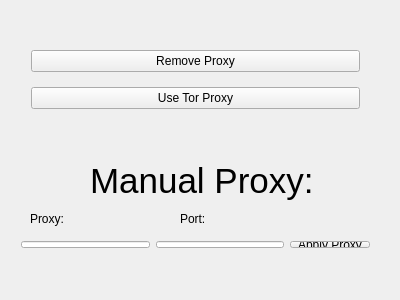
<?xml version="1.0" encoding="UTF-8"?>
<ui version="4.0">
 <class>ProxyView</class>
 <widget class="QWidget" name="ProxyView">
  <property name="geometry">
   <rect>
    <x>0</x>
    <y>0</y>
    <width>400</width>
    <height>300</height>
   </rect>
  </property>
  <property name="windowTitle">
   <string>ProxyView</string>
  </property>
  <widget class="QLabel" name="label">
   <property name="geometry">
    <rect>
     <x>90</x>
     <y>160</y>
     <width>261</width>
     <height>41</height>
    </rect>
   </property>
   <property name="font">
    <font>
     <pointsize>26</pointsize>
    </font>
   </property>
   <property name="text">
    <string>Manual Proxy:</string>
   </property>
  </widget>
  <widget class="QLabel" name="label_2">
   <property name="geometry">
    <rect>
     <x>30</x>
     <y>210</y>
     <width>67</width>
     <height>17</height>
    </rect>
   </property>
   <property name="text">
    <string>Proxy:</string>
   </property>
  </widget>
  <widget class="QLabel" name="label_3">
   <property name="geometry">
    <rect>
     <x>180</x>
     <y>210</y>
     <width>67</width>
     <height>17</height>
    </rect>
   </property>
   <property name="text">
    <string>Port:</string>
   </property>
  </widget>
  <widget class="QWidget" name="">
   <property name="geometry">
    <rect>
     <x>20</x>
     <y>30</y>
     <width>351</width>
     <height>101</height>
    </rect>
   </property>
   <layout class="QVBoxLayout" name="verticalLayout">
    <item>
     <widget class="QPushButton" name="removeProxyButton">
      <property name="text">
       <string>Remove Proxy</string>
      </property>
     </widget>
    </item>
    <item>
     <widget class="QPushButton" name="torProxyButton">
      <property name="text">
       <string>Use Tor Proxy</string>
      </property>
     </widget>
    </item>
   </layout>
  </widget>
  <widget class="QWidget" name="">
   <property name="geometry">
    <rect>
     <x>10</x>
     <y>230</y>
     <width>371</width>
     <height>29</height>
    </rect>
   </property>
   <layout class="QHBoxLayout" name="horizontalLayout">
    <item>
     <widget class="QLineEdit" name="line_proxy"/>
    </item>
    <item>
     <widget class="QLineEdit" name="line_port">
      <property name="toolTip">
       <string extracomment="ENter Port no here:"/>
      </property>
      <property name="toolTipDuration">
       <number>4</number>
      </property>
     </widget>
    </item>
    <item>
     <widget class="QPushButton" name="applyProxyButton">
      <property name="text">
       <string>Apply Proxy</string>
      </property>
     </widget>
    </item>
   </layout>
  </widget>
 </widget>
 <layoutdefault spacing="6" margin="11"/>
 <resources/>
 <connections/>
</ui>
